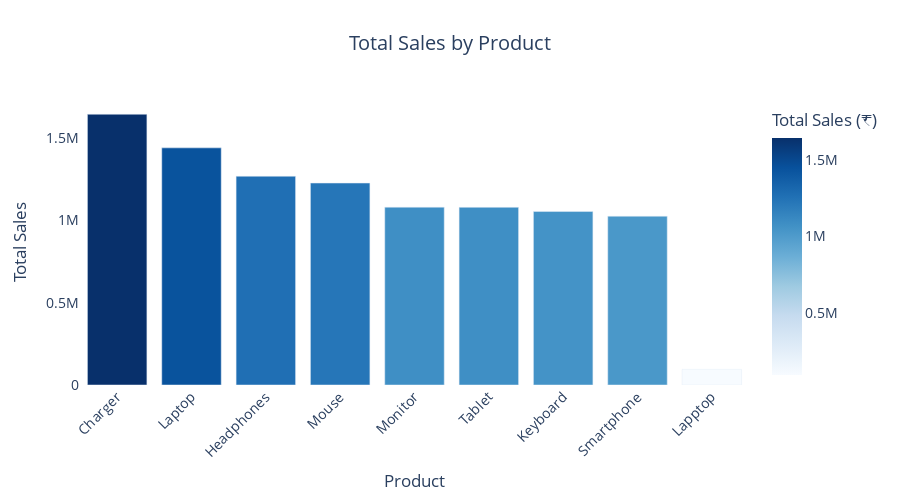

Notebook code cell kept with this figure:
### Code cell
sales_by_product = df.groupby("Product", as_index=False)["Total_Amount"].sum()
sales_by_product = sales_by_product.sort_values(by="Total_Amount", ascending=False)
fig1 = px.bar(
    sales_by_product,
    x="Product",
    y="Total_Amount",
    color="Total_Amount",
    color_continuous_scale="Blues",
    title="Total Sales by Product",
    labels={"Total_Amount": "Total Sales (₹)"}
)
fig1.update_layout(
    xaxis_title="Product",
    yaxis_title="Total Sales",
    xaxis_tickangle=-45,
    title_x=0.5,
    plot_bgcolor='rgba(0,0,0,0)',
    paper_bgcolor='rgba(255,255,255,1)',
    font=dict(size=14),
    height=500
)
fig1.show()

### Figure 1 — Plotly figure (JSON) as saved in the notebook; plotly's stock layout.template omitted (floating-point values rounded to 4 significant figures)
{"data": [{"hovertemplate": "Product=%{x}<br>Total Sales (₹)=%{marker.color}<extra></extra>", "legendgroup": "", "marker": {"color": [1642896, 1438978, 1266866, 1225366, 1079142, 1078142, 1052642, 1024224, 95000], "coloraxis": "coloraxis", "pattern": {"shape": ""}}, "name": "", "orientation": "v", "showlegend": false, "textposition": "auto", "type": "bar", "x": ["Charger", "Laptop", "Headphones", "Mouse", "Monitor", "Tablet", "Keyboard", "Smartphone", "Lapptop"], "xaxis": "x", "y": [1642896, 1438978, 1266866, 1225366, 1079142, 1078142, 1052642, 1024224, 95000], "yaxis": "y"}], "layout": {"barmode": "relative", "coloraxis": {"colorbar": {"title": {"text": "Total Sales (₹)"}}, "colorscale": [[0, "rgb(247,251,255)"], [0.125, "rgb(222,235,247)"], [0.25, "rgb(198,219,239)"], [0.375, "rgb(158,202,225)"], [0.5, "rgb(107,174,214)"], [0.625, "rgb(66,146,198)"], [0.75, "rgb(33,113,181)"], [0.875, "rgb(8,81,156)"], [1, "rgb(8,48,107)"]]}, "font": {"size": 14}, "height": 500, "legend": {"tracegroupgap": 0}, "paper_bgcolor": "rgba(255,255,255,1)", "plot_bgcolor": "rgba(0,0,0,0)", "title": {"text": "Total Sales by Product", "x": 0.5}, "xaxis": {"anchor": "y", "domain": [0, 1], "tickangle": -45, "title": {"text": "Product"}}, "yaxis": {"anchor": "x", "domain": [0, 1], "title": {"text": "Total Sales"}}}}
